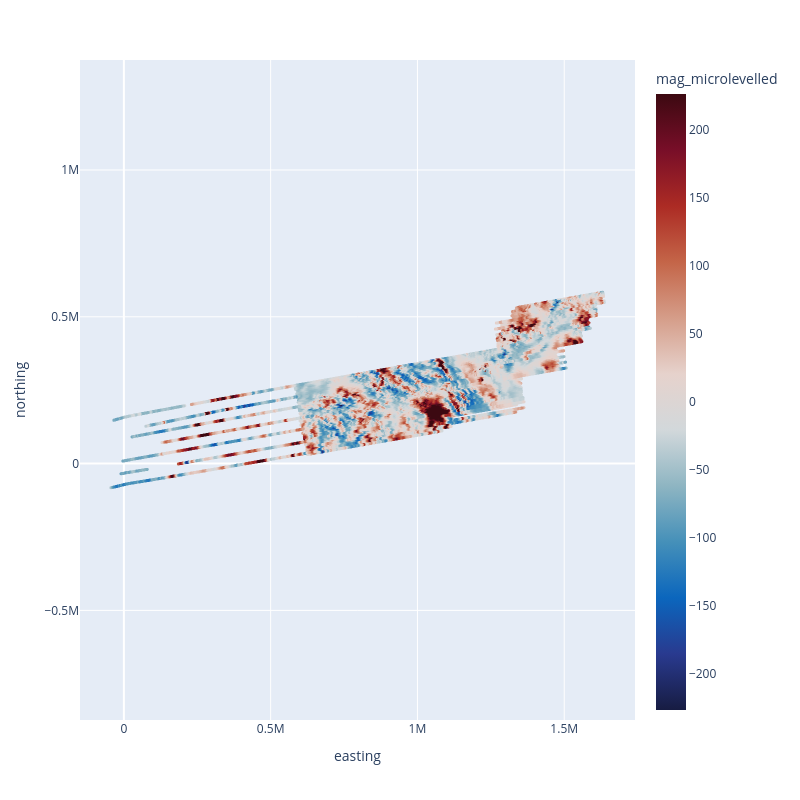

The cell this chart's notebook holds for it:
### Code cell
airbornegeo.plotly_points(
    df[::10],
    color_col="mag_microlevelled",
    size=3,
)

### Figure 1 — Plotly figure (JSON) as saved in the notebook; plotly's stock layout.template omitted (floating-point values rounded to 4 significant figures; data arrays with more than 128 entries replaced by an {"elided": "..."} marker saying what was removed)
{"data": [{"hovertemplate": "easting=%{x}<br>northing=%{y}<br>mag_microlevelled=%{marker.color}<extra></extra>", "legendgroup": "", "marker": {"color": {"elided": "77393 float values"}, "coloraxis": "coloraxis", "line": {"color": "black"}, "size": 3, "symbol": "circle"}, "mode": "markers", "name": "", "showlegend": false, "type": "scattergl", "x": {"elided": "77393 float values"}, "xaxis": "x", "y": {"elided": "77393 float values"}, "yaxis": "y"}], "layout": {"autosize": false, "coloraxis": {"cmax": 226.6, "cmid": 0, "cmin": -226.6, "colorbar": {"title": {"text": "mag_microlevelled"}}, "colorscale": [[0, "rgb(23, 28, 66)"], [0.09091, "rgb(41, 58, 143)"], [0.1818, "rgb(11, 102, 189)"], [0.2727, "rgb(69, 144, 185)"], [0.3636, "rgb(142, 181, 194)"], [0.4545, "rgb(210, 216, 219)"], [0.5455, "rgb(230, 210, 204)"], [0.6364, "rgb(213, 157, 137)"], [0.7273, "rgb(196, 101, 72)"], [0.8182, "rgb(172, 43, 36)"], [0.9091, "rgb(120, 14, 40)"], [1, "rgb(60, 9, 17)"]]}, "height": 800, "legend": {"tracegroupgap": 0}, "margin": {"t": 60}, "width": 800, "xaxis": {"anchor": "y", "domain": [0, 1], "title": {"text": "easting"}}, "yaxis": {"anchor": "x", "domain": [0, 1], "scaleanchor": "x", "scaleratio": 1, "title": {"text": "northing"}}}}
